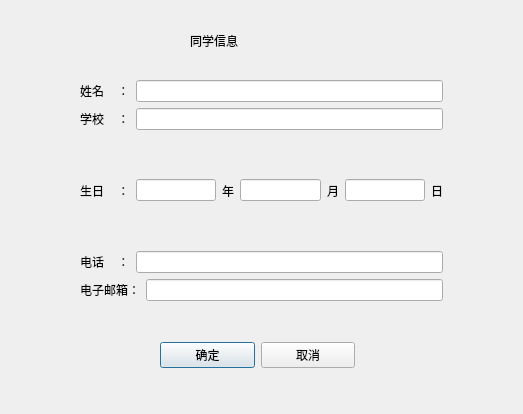
<?xml version="1.0" encoding="UTF-8"?>
<ui version="4.0">
 <class>CmInfoDlg</class>
 <widget class="QDialog" name="CmInfoDlg">
  <property name="geometry">
   <rect>
    <x>0</x>
    <y>0</y>
    <width>523</width>
    <height>414</height>
   </rect>
  </property>
  <property name="windowTitle">
   <string>Dialog</string>
  </property>
  <widget class="QLabel" name="label_6">
   <property name="geometry">
    <rect>
     <x>190</x>
     <y>20</y>
     <width>131</width>
     <height>41</height>
    </rect>
   </property>
   <property name="styleSheet">
    <string notr="true">font: 20pt &quot;张海山锐线体简&quot;;</string>
   </property>
   <property name="text">
    <string>同学信息</string>
   </property>
  </widget>
  <widget class="QWidget" name="layoutWidget">
   <property name="geometry">
    <rect>
     <x>80</x>
     <y>80</y>
     <width>363</width>
     <height>221</height>
    </rect>
   </property>
   <layout class="QVBoxLayout" name="verticalLayout">
    <item>
     <layout class="QHBoxLayout" name="horizontalLayout">
      <item>
       <widget class="QLabel" name="label">
        <property name="text">
         <string>姓名    ：</string>
        </property>
       </widget>
      </item>
      <item>
       <widget class="QLineEdit" name="namelineEdit">
        <property name="maxLength">
         <number>30</number>
        </property>
       </widget>
      </item>
     </layout>
    </item>
    <item>
     <layout class="QHBoxLayout" name="horizontalLayout_2">
      <item>
       <widget class="QLabel" name="label_2">
        <property name="text">
         <string>学校    ：</string>
        </property>
       </widget>
      </item>
      <item>
       <widget class="QLineEdit" name="schoollineEdit">
        <property name="maxLength">
         <number>30</number>
        </property>
       </widget>
      </item>
     </layout>
    </item>
    <item>
     <layout class="QHBoxLayout" name="horizontalLayout_3">
      <item>
       <widget class="QLabel" name="label_3">
        <property name="text">
         <string>生日    ：</string>
        </property>
       </widget>
      </item>
      <item>
       <widget class="QLineEdit" name="birthyearlineEdit">
        <property name="contextMenuPolicy">
         <enum>Qt::DefaultContextMenu</enum>
        </property>
       </widget>
      </item>
      <item>
       <widget class="QLabel" name="label_7">
        <property name="text">
         <string>年</string>
        </property>
       </widget>
      </item>
      <item>
       <widget class="QLineEdit" name="birthmonthlineEdit"/>
      </item>
      <item>
       <widget class="QLabel" name="label_8">
        <property name="text">
         <string>月</string>
        </property>
       </widget>
      </item>
      <item>
       <widget class="QLineEdit" name="birthdaylineEdit"/>
      </item>
      <item>
       <widget class="QLabel" name="label_9">
        <property name="text">
         <string>日</string>
        </property>
       </widget>
      </item>
     </layout>
    </item>
    <item>
     <layout class="QHBoxLayout" name="horizontalLayout_4">
      <item>
       <widget class="QLabel" name="label_4">
        <property name="text">
         <string>电话    ：</string>
        </property>
       </widget>
      </item>
      <item>
       <widget class="QLineEdit" name="calllineEdit">
        <property name="maxLength">
         <number>30</number>
        </property>
       </widget>
      </item>
     </layout>
    </item>
    <item>
     <layout class="QHBoxLayout" name="horizontalLayout_5">
      <item>
       <widget class="QLabel" name="label_5">
        <property name="text">
         <string>电子邮箱：</string>
        </property>
       </widget>
      </item>
      <item>
       <widget class="QLineEdit" name="emaillineEdit">
        <property name="maxLength">
         <number>30</number>
        </property>
       </widget>
      </item>
     </layout>
    </item>
   </layout>
  </widget>
  <widget class="QWidget" name="layoutWidget">
   <property name="geometry">
    <rect>
     <x>160</x>
     <y>340</y>
     <width>195</width>
     <height>30</height>
    </rect>
   </property>
   <layout class="QHBoxLayout" name="horizontalLayout_6">
    <item>
     <widget class="QPushButton" name="yesBtn">
      <property name="text">
       <string>确定</string>
      </property>
     </widget>
    </item>
    <item>
     <widget class="QPushButton" name="cancelBtn">
      <property name="text">
       <string>取消</string>
      </property>
     </widget>
    </item>
   </layout>
  </widget>
  <widget class="QWidget" name="layoutWidget_3">
   <property name="geometry">
    <rect>
     <x>300</x>
     <y>530</y>
     <width>195</width>
     <height>30</height>
    </rect>
   </property>
   <layout class="QHBoxLayout" name="horizontalLayout_12">
    <item>
     <widget class="QPushButton" name="yesBtn_2">
      <property name="text">
       <string>确定</string>
      </property>
     </widget>
    </item>
    <item>
     <widget class="QPushButton" name="cancelBtn_2">
      <property name="text">
       <string>取消</string>
      </property>
     </widget>
    </item>
   </layout>
  </widget>
 </widget>
 <resources/>
 <connections>
  <connection>
   <sender>cancelBtn</sender>
   <signal>clicked()</signal>
   <receiver>CmInfoDlg</receiver>
   <slot>reject()</slot>
   <hints>
    <hint type="sourcelabel">
     <x>307</x>
     <y>354</y>
    </hint>
    <hint type="destinationlabel">
     <x>261</x>
     <y>206</y>
    </hint>
   </hints>
  </connection>
 </connections>
</ui>
